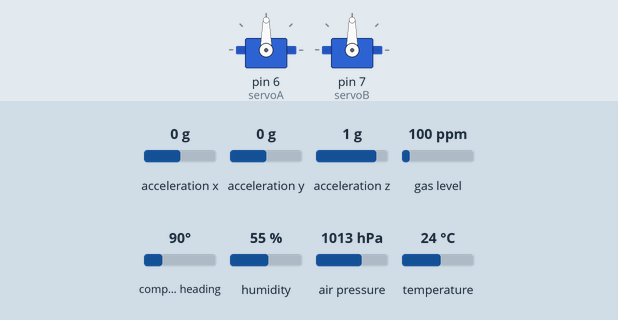
Bench run of a sketch on a simulated Arduino Uno, built with avr-gcc and run on an emulated ATmega328P. Parts: 2 × servo. The test bench sets the inputs (shaded band); at power-on: acceleration x 0 g, acceleration y 0 g, acceleration z 1 g, gas level 100 ppm, compass heading 90°, humidity 55 %, air pressure 1013 hPa, temperature 24 °C. What the sketch prints to the serial monitor is not drawn.

Above: at 0.05 s.
At 2.05 s:
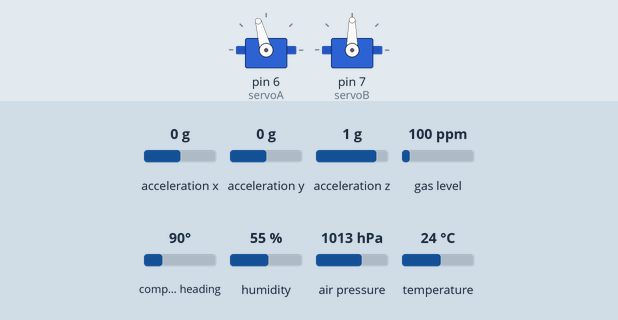
At 4.05 s:
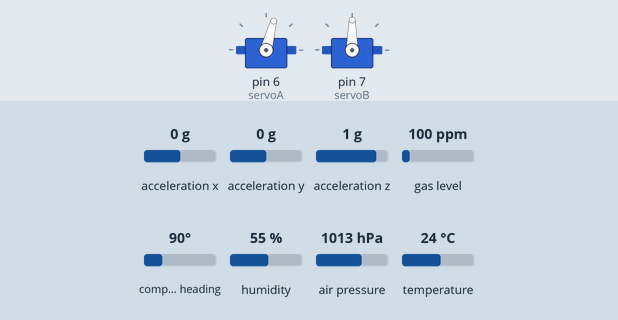
At 9.05 s:
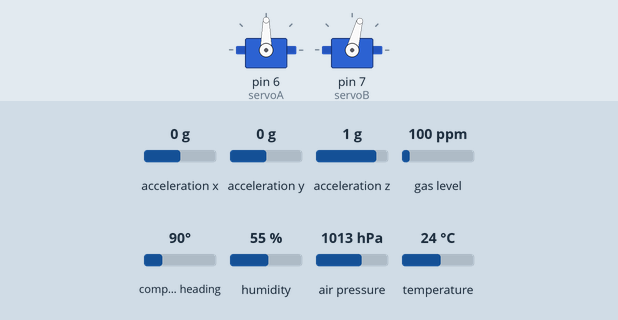
Timing chart, 0 to 70.4 s (numbered marks = the images above):
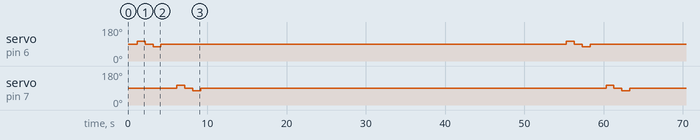

The sketch:

democode.ino
```cpp
// The following code is a very basic skeleton code that initializes all sensors and allows simple data reading.

#include <Wire.h>
#include <Adafruit_Sensor.h>
#include <Adafruit_BMP3XX.h>
#include <Adafruit_BNO055.h>
#include <Adafruit_GPS.h>
#include <Servo.h>
#include <SD.h>

#define BMP_I2C_ADDRESS 0x77 // or 76?
#define BNO_I2C_ADDRESS 0x29 // or 28?
#define GPS_I2C_ADDRESS 0x10

// Customize here pulse lengths as needed
#define MIN_PULSE_LENGTH 1000 // Minimum pulse length in µs
#define MID_PULSE_LENGTH 1100 // Mid pulse length in µs
#define MAX_PULSE_LENGTH 1200 // Maximum pulse length in µs

// Initialize motor objects
Servo motA;
Servo motB;

// Initialize TVC servo objects
Servo servoA;
Servo servoB;

// Initialize sensor objects
Adafruit_BMP3XX bmp;
Adafruit_BNO055 bno(BNO_I2C_ADDRESS);
Adafruit_GPS gps(&Wire);

char data;      // variable for motor data
int pos = 0;    // variable to store the servo position

// Pin numbers for Teensy 4.0 according to wiring schematic!
const int CS_SD = 10;
const int MOSI_SD = 11;
const int MISO_SD = 12;
const int SCK_SD = 13;
const int SCL0 = 19;
const int SDA0 = 18;

int i = 0;


void setup() {
  // put your setup code here, to run once:
  Serial.begin(9600);
  Serial.println("Starting");

  // Initialize the pressure sensor
  if (!bmp.begin_I2C(BMP_I2C_ADDRESS)) {
    Serial.println("Check BMP!");
    while (1);
  }

  // Initialize IMU
  if (!bno.begin()) {
    Serial.println("Check BNO!");
    while (1);
  }

  // Initialize the GPS
  gps.begin(GPS_I2C_ADDRESS);

  servoA.attach(6);  // attaches the servo on pin 6
  servoB.attach(7); // attaches the servo on pin 7

  // //For now DO NOT RUN motor portion with propellers on! Motors fire at max speed during calibration sometimes
  // motA.attach(8, MIN_PULSE_LENGTH, MAX_PULSE_LENGTH); //motor on pin 8
  // motB.attach(9, MIN_PULSE_LENGTH, MAX_PULSE_LENGTH); //motor on pin 9
}

void loop() {
  // put your main code here, to run repeatedly:

  // Read data from BMP390
  bmp.performReading();
  Serial.print("Pressure: ");
  Serial.print(bmp.pressure);
  Serial.println(" Pa");

  // Read data from BNO055
  sensors_event_t event;
  bno.getEvent(&event);
  Serial.print("Orientation: ");
  Serial.print(event.orientation.x);
  Serial.print(", ");
  Serial.print(event.orientation.y);
  Serial.print(", ");
  Serial.println(event.orientation.z);

  // Read data from PA1010D
  char c = gps.read();
  Serial.write(c);

  // Twitch pitch servo of TVC
  servoA.write(90);
  delay(1000);
  servoA.write(105);
  delay(1000);
  servoA.write(90);
  delay(1000);
  servoA.write(75);
  delay(1000);
  servoA.write(90);
  delay(1000);

  // Twitch yaw servo of TVC
  servoB.write(90);
  delay(1000);
  servoB.write(105);
  delay(1000);
  servoB.write(90);
  delay(1000);
  servoB.write(75);
  delay(1000);
  servoB.write(90);

  //Code to fire up motors (DO NOT RUN! Motors currently have bug that runs at 100% speed at calibration!)
  // motA.writeMicroseconds(MIN_PULSE_LENGTH);
  // motB.writeMicroseconds(MIN_PULSE_LENGTH);
  // motA.writeMicroseconds(MAX_PULSE_LENGTH);
  // motB.writeMicroseconds(MAX_PULSE_LENGTH);
  // delay(4000);
  // motA.writeMicroseconds(MIN_PULSE_LENGTH);
  // motB.writeMicroseconds(MIN_PULSE_LENGTH);

  delay(45000);
}
```

Measured:
- by itself, servo on pin 6 (servoA), servo on pin 7 (servoB): repeats every 54.2 s: 90° 1.0 s, 75° 1.0 s, 90° 51.2 s, 105° 1.0 s
